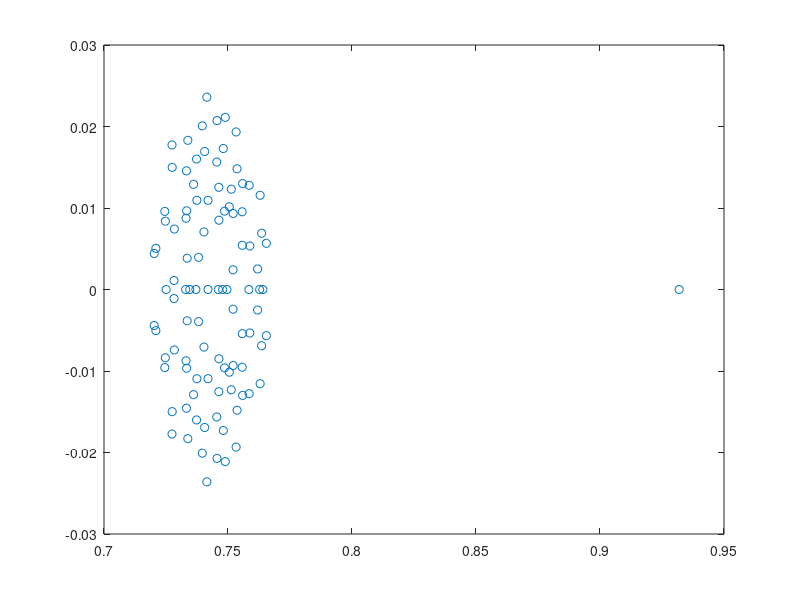

MATLAB code to generate this figure:
alpha = 100;
m = 100;
A = sprand(m,m,0.5);
A = A + alpha*eye(m); A=A/norm(A,1);
b = rand(m,1);

e = eigs(A,100);
plot(e,'o')

% [x, itx] = NMB_gmres(A,b);
% 
% % residu checken (= norm(Ax - b))
% sz = size(itx);
% residu = zeros(1,sz(2));
% e = zeros(1,sz(2));
% exact = A\b;
% for n=1:sz(2)
%     residu(n) = norm(A*itx(1:end,n) - b);
%     e(n) = norm(exact-itx(1:end,n));
% end
% subplot(2,1,1)
% plot(residu)
% subplot(2,1,2)
% plot(e)